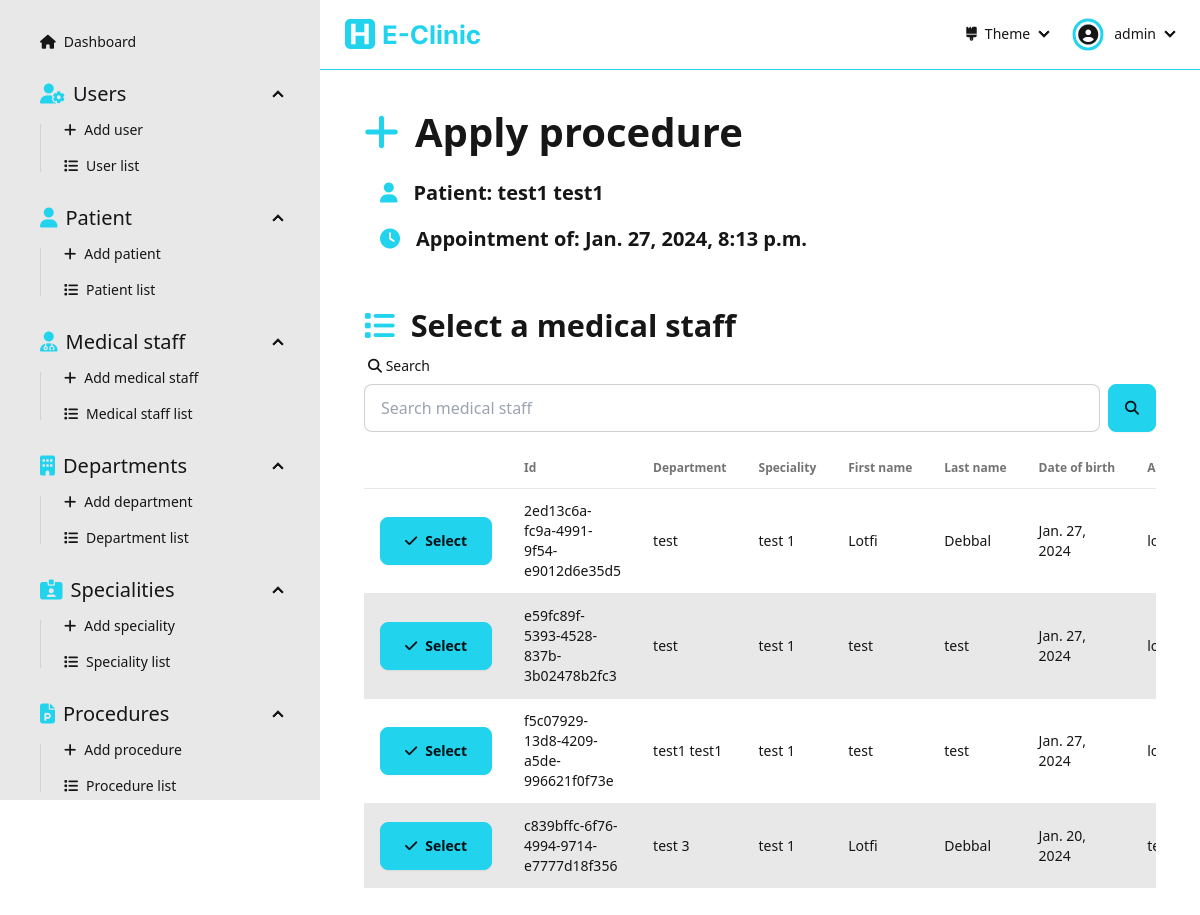
/dashboard/appointments/apply-procedure/fd78b2c7d0854e57b35fe27b29b03d23/ (signed in), run on an earlier commit of the app's database.
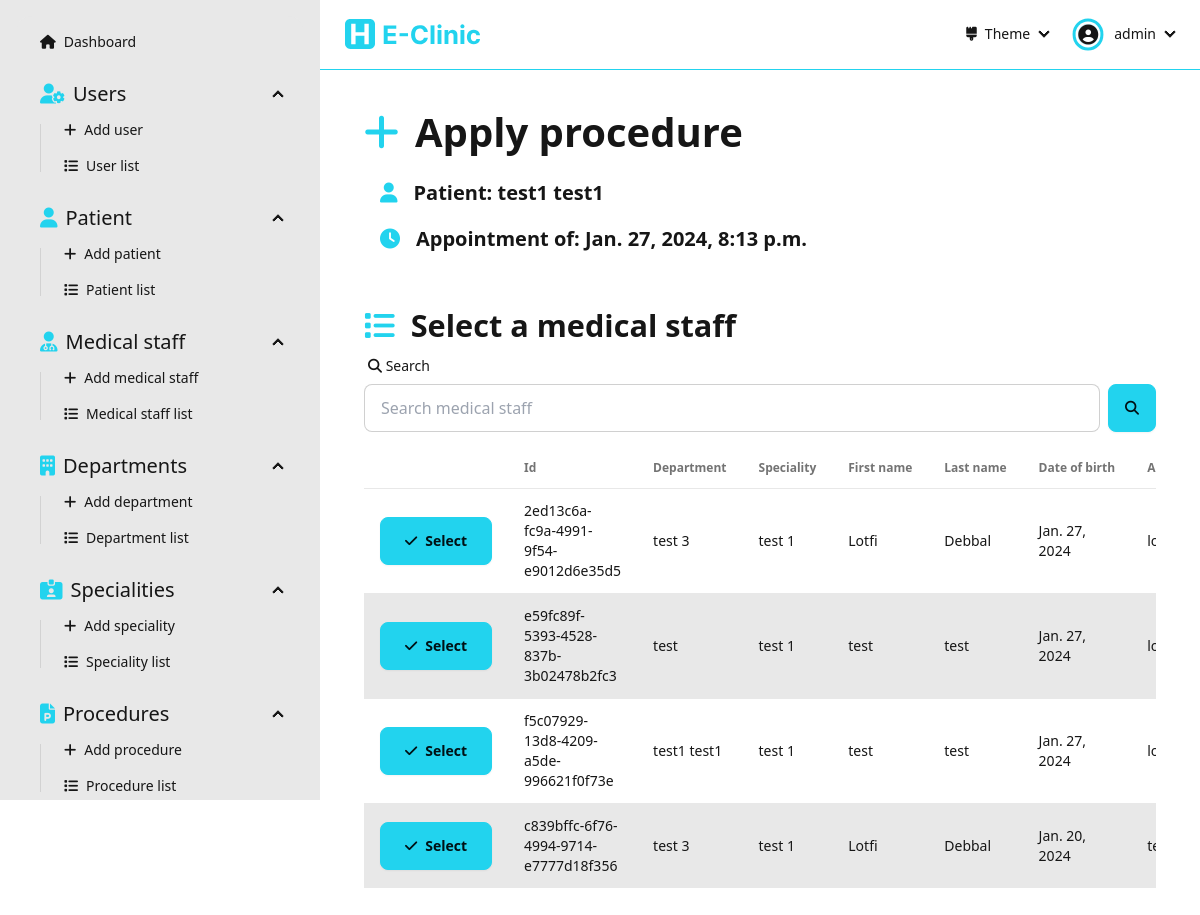
And on a later commit of the database.
### Dashboard/models.py (models this page shows, shortened)
class MedicalStaff(models.Model):
  id = models.UUIDField(primary_key=True, default=uuid.uuid4, editable=False)
  department = models.ForeignKey('Department', on_delete=models.CASCADE)
  speciality = models.ForeignKey('Speciality', on_delete=models.CASCADE)
  firstName = models.CharField(max_length=256, null=False)
  lastName = models.CharField(max_length=256, null=False)
  dateOfBirth = models.DateField(null=False)
  adress = models.CharField(max_length=256, null=False)
  phoneNumber = models.CharField(max_length=20, null=False, unique=True, validators=[RegexValidator(r'^(00213|\+213|0)(5|6|7)\d{8}$')])
  email = models.CharField(max_length=254, null=False, unique=True, validators=[EmailValidator()])
  gender = models.CharField(max_length=10, choices=Genders.choices, null=False)
  createdAt = models.DateTimeField(auto_now_add=True)
  updatedAt = models.DateTimeField(auto_now=True)

class Department(models.Model):
  id = models.UUIDField(primary_key=True, default=uuid.uuid4, editable=False)
  name = models.CharField(max_length=256, null=False, unique=True)
  def __str__(self):
     return f"{self.name}"

class Speciality(models.Model):
  id = models.UUIDField(primary_key=True, default=uuid.uuid4, editable=False)
  name = models.CharField(max_length=256, null=False, unique=True)
  def __str__(self):
     return f"{self.name}"

### Dashboard/views/procedureApplication.py (the view, shortened to what this page needs)
# urls.py: path('dashboard/appointments/apply-procedure/<str:appointmentId>/', procedureApplication.applyProcedure, name='apply-procedure'),
@login_required(login_url='sign-in')
def applyProcedure(request: HttpRequest, appointmentId: str):
  appointment = get_object_or_404(Appointment, id=appointmentId)
  patient = get_object_or_404(Patient, id=appointment.patient.id)
  form = ProcedureApplicationForm(initial={'appointment': appointment})
  searchForm = SearchForm(request.GET)
  assignMedicalStaffForm = AssignMedicalStaffForm(request.POST)
  medicalStaff = None
  medicalStaffList = []
  if searchForm.is_valid():
    search = searchForm.cleaned_data['search']
    if search:
      medicalStaffList = MedicalStaff.objects.filter(
        Q(id__icontains=search) |
        Q(department__name__icontains=search) |
        Q(speciality__name__icontains=search) |
        Q(firstName__icontains=search) |
        Q(lastName__icontains=search) |
        Q(dateOfBirth__icontains=search) |
        Q(adress__icontains=search) |
        Q(phoneNumber__icontains=search) |
        Q(email__icontains=search) |
        Q(gender__icontains=search) |
        Q(updatedAt__icontains=search) |
        Q(createdAt__icontains=search)
      )
    else:
      medicalStaffList = MedicalStaff.objects.all()
  print(medicalStaff)
  context = { 'form': form, 'searchForm': searchForm, 'assignMedicalStaffForm': AssignMedicalStaffForm(), 'removeMedicalStaffForm': AssignMedicalStaffForm(), 'patient': patient, 'appointment': appointment, 'medicalStaff': medicalStaff, 'medicalStaffList': medicalStaffList }
  return render(request, 'pages/procedure-application/apply-procedure.html', context=context)

### Dashboard/forms.py
class ProcedureApplicationForm(forms.ModelForm):
  class Meta:
    model = ProcedureApplication
    fields = '__all__'

class SearchForm(forms.Form):
  search  = forms.CharField(required=False)

### Dashboard/templates/pages/procedure-application/apply-procedure.html (shortened to what this page needs)
{% extends "layouts/dashboard.html" %}
{% load static %}
{% load widget_tweaks %}
{% block dashboard_content %}
  <div class="flex flex-1 flex-col items-center pb-[5rem]">
    <div class="w-[90%] max-w-[50rem]">
      <div class="text-[30pt] font-bold"><i class="fas fa-plus text-primary mr-[1rem]"></i>Apply procedure</div>
      <div class="text-[15pt] font-semibold ml-[1rem] mb-[1rem] mt-[1rem]"><i class="fas fa-user text-primary mr-[1rem]"></i>Patient: {{patient.firstName}} {{patient.lastName}}</div>
      <div class="text-[15pt] font-semibold ml-[1rem] mb-[1rem]"><i class="fas fa-clock text-primary mr-[1rem]"></i>Appointment of: {{appointment.timestamp}}</div>
      {% if medicalStaff == None %}
        <div class="flex flex-1 flex-col items-center pb-[5rem] mt-[2rem]">
          <div class="flex flex-1 flex-col justify-start w-full">
            <div class="text-[23pt] font-bold"><i class="fas fa-list text-primary mr-[1rem]"></i>Select a medical staff</div>
            <form action="" method="get" class="mb-[1rem]">
              <label class="form-control w-full">
                <div class="label">
                  <span class="label-text"><i class="fas fa-search"></i> Search</span>
                </div>
                <div class="flex">
                  {% render_field searchForm.search placeholder="Search medical staff" type="text" class+="input input-bordered w-full" %}
                  <button class="btn btn-primary ml-[0.5rem]"><i class="fas fa-search"></i></button>
                </div>
              </label>
            </form>
            {% if medicalStaffList.count > 0 %}
            <div class="overflow-x-auto flex-1 flex items-start">
              <table class="table table-pin-rows table-pin-cols table-zebra">
                <thead>
                  <tr>
                    <td></td>
                    <td>Id</td>
                    <td>Department</td>
                    <td>Speciality</td>
                    <td>First name</td>
                    <td>Last name</td>
                    <td>Date of birth</td>
                    <td>Adress</td>
                  </tr>
                </thead>
                <tbody>
                  {% for medicalStaff in medicalStaffList %}
                    <tr>
                      <td>
                        <form action="" method="post">
                          <button class="btn btn-primary min-w-[7rem]"><i class="fas fa-check"></i> Select</button>
                        </form>
                      </td>
                      <td>{{medicalStaff.id}}</td>
                      <td>{{medicalStaff.department}}</td>
                      <td>{{medicalStaff.speciality}}</td>
                      <td>{{medicalStaff.firstName}}</td>
                      <td>{{medicalStaff.lastName}}</td>
                      <td>{{medicalStaff.dateOfBirth}}</td>
                      <td>{{medicalStaff.adress}}</td>
                    </tr>
                  {% endfor %}
                </tbody>
              </table>
            </div>
            {% else %}
              <div class="flex flex-1 flex-col justify-center items-center h-full w-full">
                <img class="w-[30%]" src="{% static "assets/empty-list.svg" %}" alt="empty-list">
                <div class="text-[20pt]">The list is empty</div>
              </div>
            {% endif %}
          </div>
        </div>
      {% endif %}
    </div>
  </div>
{% endblock dashboard_content %}

What changed in the data, as far as the page shows it:
changed MedicalStaff "2ed13c6a-fc9a-4991-9f54-e9012d6e35d5": department "test" → "test 3"
